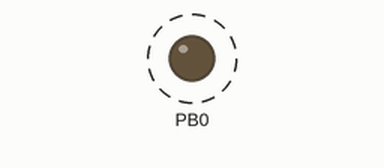
Bench run of a program on a simulated ATmega328P, built with avr-gcc and emulated at 8 MHz. Shown: output pins drawn as LEDs (lit = HIGH). Dashed ring = blinking.

Above: at 0.1 s.
Timing chart, 0 to 3.0 s (numbered marks = the images above):
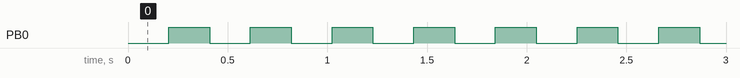

The program:

main.c
```c
/**********************************************************
 Target MCU & internal clock speed: ATmega328P @ 8 Mhz
 Name    : LEDinterrupt.c
 Author  : Insoo Kim (insoo@hotmail.com)
 Date    : Nov. 4, 2015
 UPDATE  : Oct. 4, 2016

 Description: alarm control
 How to upload hex to target MCU using usbtiny programmer:

 cd "/Users/insoo/Google Drive/CT(Computational Thinking)/Ard/AVR/Demo328P/firmware"

 avrdude -c usbtiny -P usb -p atmega328p -U flash:w:main.hex:i

 HEX size[char]: 238 out of 32K

 Ref:
 ** Written for and tested with a custom board with ATmega328P run on 8 Mhz internal osc
 *********************************************************/

#include <avr/interrupt.h>

volatile int timer_overflow_count = 0;

ISR(TIMER0_OVF_vect) {
    if (++timer_overflow_count > 6*4) {   // a timer overflow occurs 4.6 times per second
        // Toggle Port B pin 4 output state
        PORTB ^= 1<<PB0;
        timer_overflow_count = 0;
    }
}

int main(void) {
    // Set up Port B pin 0 mode to output
    DDRB = 1<<DDB0;

    // prescale timer to 1/1024th the clock rate
    //TCCR0B |= (1<<CS02) | (1<<CS00);
    // prescale timer to 1/256th the clock rate
    TCCR0B |= (1<<CS02);

    // enable timer overflow interrupt
    TIMSK0 |=1<<TOIE0;
    sei();

    while(1) {
        // let ISR handle the LED forever
    }
}
```

Measured:
- by itself, PB0: alternates HIGH for 0.20 s and LOW for 0.20 s
